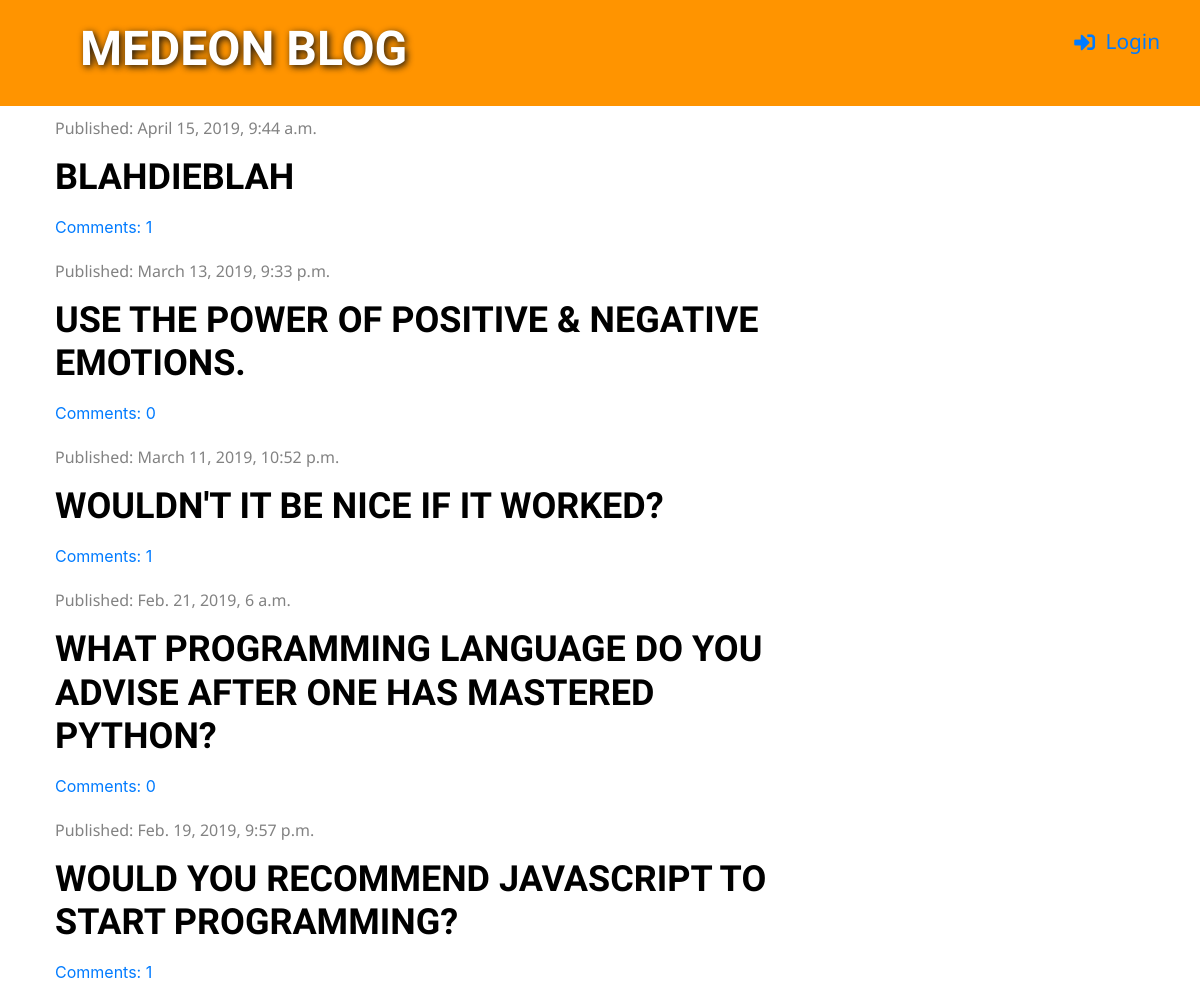
The app's page /, older data.
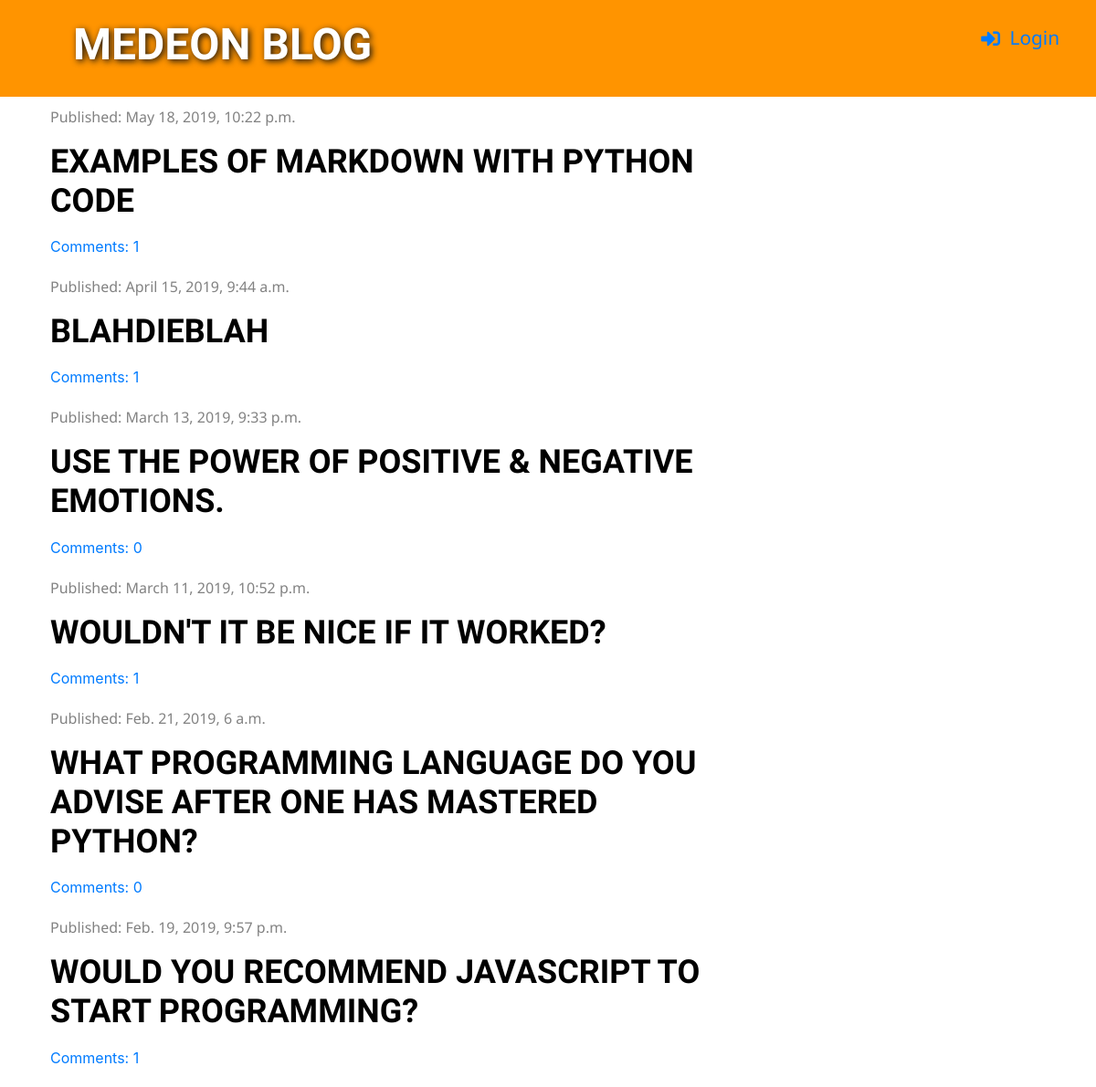
The same page, newer data.
### blog/models.py (models this page shows, shortened)
class Post(models.Model):
    author = models.ForeignKey('auth.User', on_delete=models.CASCADE)
    title = models.CharField(max_length=200)
    text = models.TextField()
    created_date = models.DateTimeField(default=timezone.now)
    published_date = models.DateTimeField(blank=True, null=True)
    def approved_comments(self):
        return self.comments.filter(approved=True)

### blog/views.py (the view)
# urls.py: path('', views.post_list, name='post_list'),
def post_list(request):
    posts = Post.objects.filter(published_date__lte=timezone.now()).order_by('-published_date')
    context_dictionary = {'posts': posts}
    return render(request, 'blog/post_list.html', context_dictionary)

### blog/templatetags/markdownify.py (called while the page is built)
@register.filter
def markdown(value):
    renderer = HighlightRenderer()
    markdown = mistune.Markdown(renderer=renderer)
    return markdown(value)

### blog/templates/blog/post_list.html (shortened to what this page needs)
{% extends 'blog/base.html' %}
{% load markdownify %}
{% block content %}
    {% for post in posts %}
        <div class="post">
            <div class="date">
                <p>Published: {{ post.published_date }}</p>
            </div>
            <h1><a href="{% url 'post_detail' pk=post.pk %}">{{ post.title }}</a></h1>
            <a href="{% url 'post_detail' pk=post.pk %}">Comments: {{ post.approved_comments.count }}</a>
        </div>
    {% endfor %}
{% endblock %}

Row changes from the older to the newer data that the page shows:
added Post: published_date "May 18, 2019, 10:22 p.m.", title "EXAMPLES OF MARKDOWN WITH PYTHON CODE", approved_comments.count "1"
